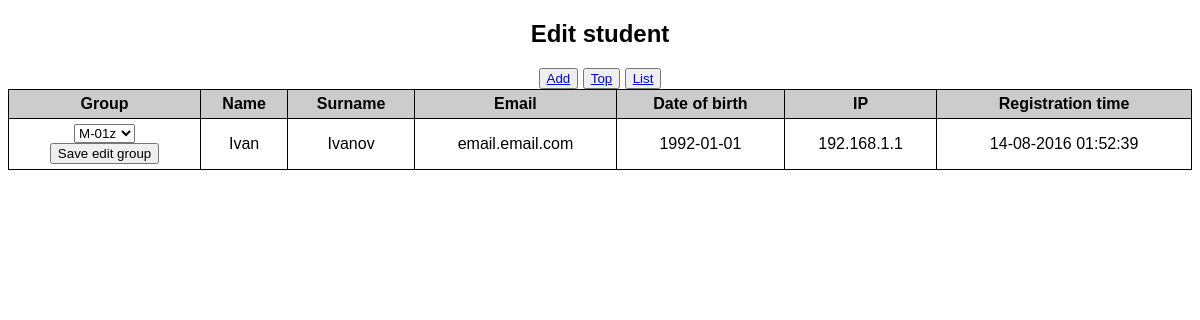
/default/edit/1, run on an earlier commit of the app's database.
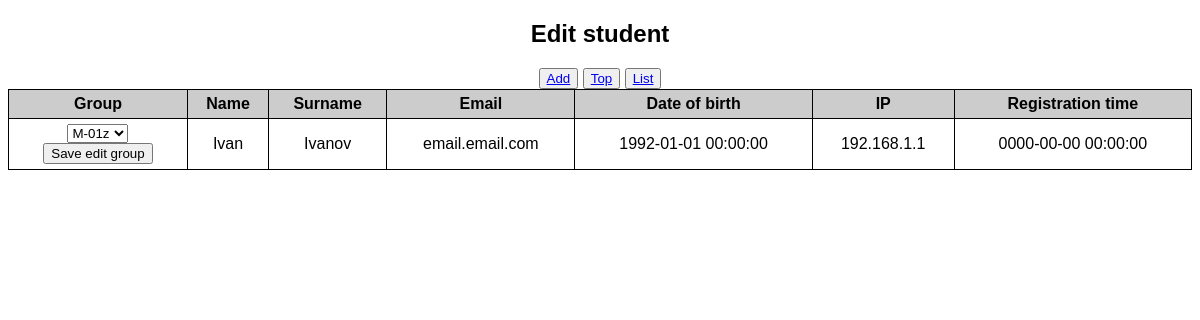
And on a later commit of the database.
### tables this page shows
CREATE TABLE IF NOT EXISTS `students` (
  `id` int(11) NOT NULL AUTO_INCREMENT,
  `name` varchar(45) DEFAULT NULL,
  `surname` varchar(45) DEFAULT NULL,
  `group_id` int(11) DEFAULT NULL,
  `birth` datetime DEFAULT NULL,
  `email` varchar(45) DEFAULT NULL,
  `ip` binary(16) DEFAULT NULL,
  `time` datetime DEFAULT NULL,
  `comment` text,
  PRIMARY KEY (`id`)
);

CREATE TABLE IF NOT EXISTS `groups` (
  `id` int(11) NOT NULL AUTO_INCREMENT,
  `title` varchar(45) DEFAULT '',
  PRIMARY KEY (`id`)
);

### app/view.php (called while the page is built)
<?php
class View
{
	function generate($content, $template, $data = null)
	{
		include 'app/views/' . $template . '.php';
	}
}

### app/controllers/defaultController.php (called while the page is built, shortened)
<?php
class defaultController
{
	public $view;
	function __construct()
	{
		$this->view = new View();
	}
	function edit($arr)
	{
		$id = array_pop($arr);
		$model = new defaultModel();
		if((int)$id) {
			$row = $model->getRow($id);
			$groups = $model->getGroups();
		}
		$this->view->generate($row, 'edit', $groups);
	}
}

### include.php (called while the page is built, shortened)
<?php
require_once 'app/models/defaultModel.php';
require_once 'app/view.php';
require_once 'app/controllers/defaultController.php';
Routing::execute();

### index.php (called while the page is built, shortened)
<?php
require_once __DIR__ . '/include.php';

### app/models/defaultModel.php (called while the page is built, shortened)
<?php
class defaultModel
{
	private function dbConnect()
	{
      require 'config.conf';
      $mysqli = new mysqli($db_host, $db_user, $db_pass, $db_database);
      return $mysqli;
    }
	public function getRow($id)
	{
	    $db = $this->dbConnect();
	    if($db) {
	        $query = 'SELECT students.id AS student_id,
               students.name AS student_name,
               students.surname AS student_surname,
               students.group_id AS student_group_id,
               students.birth AS student_birth,
               students.email AS student_email,
               students.ip AS student_ip,
               students.time AS student_time,
				groups.title
			FROM `students`, `groups`
			WHERE students.id = '.$id.'
			AND groups.id = students.group_id';
	         if ($result = $db->query($query))
	         	$row = $result->fetch_object();
	      }
	      return $row;
	}
	public function getGroups()
	{
	    $db = $this->dbConnect();
	    $groups = array();
	    if($db) {
	        $query = 'SELECT * FROM `groups`';
	         if ($result = $db->query($query)) {
	             while ($row = $result->fetch_object()) {
	                 $groups[] = $row;
	             }
	         }
	      }
	      return $groups;
	}
}

### app/views/edit.php (the view, shortened to what this page needs)
<!DOCTYPE html>
<html>
  <head>
    <link href="/style.css" rel="stylesheet" media="all" />
  </head>
  <body>
      <div class="table">
        <h2 class="header">Edit student</h2>
        <div class="nav">
          <nav>
            <button><a href="/default/add">Add</a></button>
            <button><a href="/default/top">Top</a></button>
            <button><a href="/">List</a></button>
          </nav>
        </div>
        <table id="list" class="students">
          <tr>
            <th>Group</th>
            <th>Name</th>
            <th>Surname</th>
            <th>Email</th>
            <th>Date of birth</th>
            <th>IP</th>
            <th>Registration time</th>
          </tr>
            <tr>
              <td>
                <form id="update" action="/default/update" method="post">
                  <select name="edit_group" class="update">
                  <?php foreach($data as $value) :?>
                    <option value="<?php echo $value->id?>" <?php echo ($value->id == $content->student_group_id) ? 'selected' : '' ;?>><?php echo $value->title; ?></option>
                  <?php endforeach; ?>
                  </select>
                  <div class="controls">
                      <input type="submit" name="submit" value="Save edit group">
                    </div>
                </form>
              </td>
              <td><?php echo $content->student_name;?></td>
              <td><?php echo $content->student_surname;?></td>
              <td><?php echo $content->student_email;?></td>
              <td><?php echo $content->student_birth;?></td>
              <td><?php echo $content->student_ip;?></td>
              <td><?php echo $content->student_time;?></td>
            </tr>
        </table>
      </div>
  </body>
</html>

What changed in the data, as far as the page shows it:
changed students "Ivan": birth "1992-01-01" → "1992-01-01 00:00:00"; time "14-08-2016 01:52:39" → "0000-00-00 00:00:00"
